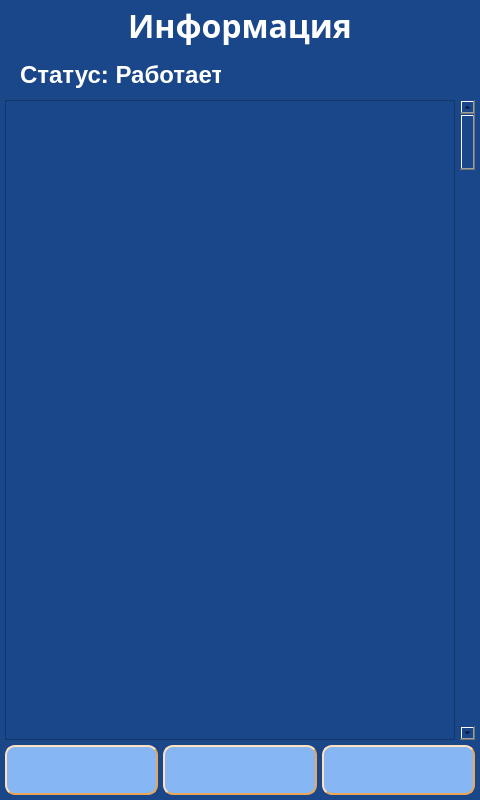
<?xml version="1.0" encoding="UTF-8"?>
<ui version="4.0">
 <class>screen_2_help</class>
 <widget class="QWidget" name="screen_2_help">
  <property name="geometry">
   <rect>
    <x>0</x>
    <y>0</y>
    <width>480</width>
    <height>800</height>
   </rect>
  </property>
  <property name="windowTitle">
   <string>screen_2_help</string>
  </property>
  <property name="styleSheet">
   <string notr="true">QWidget{
	background-color: #1A4789;
}
QLabel {
	background: none;
	color: #FFFFFF;
	border-width: 0px;
	border-radius: 0px;
}
#background {
	color: #FFFFFF;
	background-color: #1A4789;
	border-width: 2px;
	border-style: groove;
	border-color: #ff9923;
	border-radius: 0px;
}
QPushButton {
	color: #000000;
	background-color: #86B7F4;
	border-width: 2px;
	border-style: outset;
	border-color: #EAA657;
	border-radius: 10px;
}</string>
  </property>
  <widget class="QTextEdit" name="text_window">
   <property name="geometry">
    <rect>
     <x>5</x>
     <y>100</y>
     <width>450</width>
     <height>640</height>
    </rect>
   </property>
   <property name="palette">
    <palette>
     <active>
      <colorrole role="WindowText">
       <brush brushstyle="SolidPattern">
        <color alpha="255">
         <red>255</red>
         <green>255</green>
         <blue>255</blue>
        </color>
       </brush>
      </colorrole>
      <colorrole role="Button">
       <brush brushstyle="SolidPattern">
        <color alpha="255">
         <red>26</red>
         <green>71</green>
         <blue>137</blue>
        </color>
       </brush>
      </colorrole>
      <colorrole role="Text">
       <brush brushstyle="SolidPattern">
        <color alpha="255">
         <red>255</red>
         <green>255</green>
         <blue>255</blue>
        </color>
       </brush>
      </colorrole>
      <colorrole role="ButtonText">
       <brush brushstyle="SolidPattern">
        <color alpha="255">
         <red>255</red>
         <green>255</green>
         <blue>255</blue>
        </color>
       </brush>
      </colorrole>
      <colorrole role="Base">
       <brush brushstyle="SolidPattern">
        <color alpha="255">
         <red>26</red>
         <green>71</green>
         <blue>137</blue>
        </color>
       </brush>
      </colorrole>
      <colorrole role="Window">
       <brush brushstyle="SolidPattern">
        <color alpha="255">
         <red>26</red>
         <green>71</green>
         <blue>137</blue>
        </color>
       </brush>
      </colorrole>
      <colorrole role="PlaceholderText">
       <brush brushstyle="NoBrush">
        <color alpha="128">
         <red>255</red>
         <green>255</green>
         <blue>255</blue>
        </color>
       </brush>
      </colorrole>
     </active>
     <inactive>
      <colorrole role="WindowText">
       <brush brushstyle="SolidPattern">
        <color alpha="255">
         <red>255</red>
         <green>255</green>
         <blue>255</blue>
        </color>
       </brush>
      </colorrole>
      <colorrole role="Button">
       <brush brushstyle="SolidPattern">
        <color alpha="255">
         <red>26</red>
         <green>71</green>
         <blue>137</blue>
        </color>
       </brush>
      </colorrole>
      <colorrole role="Text">
       <brush brushstyle="SolidPattern">
        <color alpha="255">
         <red>255</red>
         <green>255</green>
         <blue>255</blue>
        </color>
       </brush>
      </colorrole>
      <colorrole role="ButtonText">
       <brush brushstyle="SolidPattern">
        <color alpha="255">
         <red>255</red>
         <green>255</green>
         <blue>255</blue>
        </color>
       </brush>
      </colorrole>
      <colorrole role="Base">
       <brush brushstyle="SolidPattern">
        <color alpha="255">
         <red>26</red>
         <green>71</green>
         <blue>137</blue>
        </color>
       </brush>
      </colorrole>
      <colorrole role="Window">
       <brush brushstyle="SolidPattern">
        <color alpha="255">
         <red>26</red>
         <green>71</green>
         <blue>137</blue>
        </color>
       </brush>
      </colorrole>
      <colorrole role="PlaceholderText">
       <brush brushstyle="NoBrush">
        <color alpha="128">
         <red>255</red>
         <green>255</green>
         <blue>255</blue>
        </color>
       </brush>
      </colorrole>
     </inactive>
     <disabled>
      <colorrole role="WindowText">
       <brush brushstyle="SolidPattern">
        <color alpha="255">
         <red>255</red>
         <green>255</green>
         <blue>255</blue>
        </color>
       </brush>
      </colorrole>
      <colorrole role="Button">
       <brush brushstyle="SolidPattern">
        <color alpha="255">
         <red>26</red>
         <green>71</green>
         <blue>137</blue>
        </color>
       </brush>
      </colorrole>
      <colorrole role="Text">
       <brush brushstyle="SolidPattern">
        <color alpha="255">
         <red>255</red>
         <green>255</green>
         <blue>255</blue>
        </color>
       </brush>
      </colorrole>
      <colorrole role="ButtonText">
       <brush brushstyle="SolidPattern">
        <color alpha="255">
         <red>255</red>
         <green>255</green>
         <blue>255</blue>
        </color>
       </brush>
      </colorrole>
      <colorrole role="Base">
       <brush brushstyle="SolidPattern">
        <color alpha="255">
         <red>26</red>
         <green>71</green>
         <blue>137</blue>
        </color>
       </brush>
      </colorrole>
      <colorrole role="Window">
       <brush brushstyle="SolidPattern">
        <color alpha="255">
         <red>26</red>
         <green>71</green>
         <blue>137</blue>
        </color>
       </brush>
      </colorrole>
      <colorrole role="PlaceholderText">
       <brush brushstyle="NoBrush">
        <color alpha="128">
         <red>255</red>
         <green>255</green>
         <blue>255</blue>
        </color>
       </brush>
      </colorrole>
     </disabled>
    </palette>
   </property>
   <property name="font">
    <font>
     <pointsize>10</pointsize>
    </font>
   </property>
   <property name="styleSheet">
    <string notr="true">color: rgb(255, 255, 255);</string>
   </property>
   <property name="html">
    <string>&lt;!DOCTYPE HTML PUBLIC &quot;-//W3C//DTD HTML 4.0//EN&quot; &quot;http://www.w3.org/TR/REC-html40/strict.dtd&quot;&gt;
&lt;html&gt;&lt;head&gt;&lt;meta name=&quot;qrichtext&quot; content=&quot;1&quot; /&gt;&lt;style type=&quot;text/css&quot;&gt;
p, li { white-space: pre-wrap; }
&lt;/style&gt;&lt;/head&gt;&lt;body style=&quot; font-family:'MS Shell Dlg 2'; font-size:10pt; font-weight:400; font-style:normal;&quot;&gt;
&lt;p style=&quot;-qt-paragraph-type:empty; margin-top:0px; margin-bottom:0px; margin-left:0px; margin-right:0px; -qt-block-indent:0; text-indent:0px;&quot;&gt;&lt;br /&gt;&lt;/p&gt;&lt;/body&gt;&lt;/html&gt;</string>
   </property>
  </widget>
  <widget class="QPushButton" name="btn_up">
   <property name="enabled">
    <bool>true</bool>
   </property>
   <property name="geometry">
    <rect>
     <x>5</x>
     <y>745</y>
     <width>153</width>
     <height>50</height>
    </rect>
   </property>
   <property name="minimumSize">
    <size>
     <width>0</width>
     <height>0</height>
    </size>
   </property>
   <property name="font">
    <font>
     <family>Arial Black</family>
     <pointsize>16</pointsize>
     <weight>75</weight>
     <bold>true</bold>
    </font>
   </property>
   <property name="styleSheet">
    <string notr="true">color: #000000;
background-color: #86B7F4;
border-width: 2px;
border-style: outset;
border-color: #EAA657;
border-radius: 10px;</string>
   </property>
   <property name="text">
    <string/>
   </property>
   <property name="icon">
    <iconset resource="../img/resources.qrc">
     <normaloff>:/icons/up.png</normaloff>:/icons/up.png</iconset>
   </property>
   <property name="iconSize">
    <size>
     <width>51</width>
     <height>51</height>
    </size>
   </property>
  </widget>
  <widget class="QPushButton" name="btn_back">
   <property name="enabled">
    <bool>true</bool>
   </property>
   <property name="geometry">
    <rect>
     <x>163</x>
     <y>745</y>
     <width>154</width>
     <height>50</height>
    </rect>
   </property>
   <property name="minimumSize">
    <size>
     <width>0</width>
     <height>0</height>
    </size>
   </property>
   <property name="font">
    <font>
     <family>Arial Black</family>
     <pointsize>16</pointsize>
     <weight>75</weight>
     <bold>true</bold>
    </font>
   </property>
   <property name="styleSheet">
    <string notr="true">color: #000000;
background-color: #86B7F4;
border-width: 2px;
border-style: outset;
border-color: #EAA657;
border-radius: 10px;</string>
   </property>
   <property name="text">
    <string/>
   </property>
   <property name="icon">
    <iconset resource="../img/resources.qrc">
     <normaloff>:/icons/back.png</normaloff>:/icons/back.png</iconset>
   </property>
   <property name="iconSize">
    <size>
     <width>51</width>
     <height>51</height>
    </size>
   </property>
  </widget>
  <widget class="QLabel" name="lbl_status">
   <property name="geometry">
    <rect>
     <x>20</x>
     <y>55</y>
     <width>201</width>
     <height>40</height>
    </rect>
   </property>
   <property name="palette">
    <palette>
     <active>
      <colorrole role="WindowText">
       <brush brushstyle="SolidPattern">
        <color alpha="255">
         <red>255</red>
         <green>255</green>
         <blue>255</blue>
        </color>
       </brush>
      </colorrole>
      <colorrole role="Button">
       <brush brushstyle="SolidPattern">
        <color alpha="255">
         <red>26</red>
         <green>71</green>
         <blue>137</blue>
        </color>
       </brush>
      </colorrole>
      <colorrole role="Text">
       <brush brushstyle="SolidPattern">
        <color alpha="255">
         <red>255</red>
         <green>255</green>
         <blue>255</blue>
        </color>
       </brush>
      </colorrole>
      <colorrole role="ButtonText">
       <brush brushstyle="SolidPattern">
        <color alpha="255">
         <red>255</red>
         <green>255</green>
         <blue>255</blue>
        </color>
       </brush>
      </colorrole>
      <colorrole role="Base">
       <brush brushstyle="SolidPattern">
        <color alpha="255">
         <red>26</red>
         <green>71</green>
         <blue>137</blue>
        </color>
       </brush>
      </colorrole>
      <colorrole role="Window">
       <brush brushstyle="SolidPattern">
        <color alpha="255">
         <red>26</red>
         <green>71</green>
         <blue>137</blue>
        </color>
       </brush>
      </colorrole>
      <colorrole role="PlaceholderText">
       <brush brushstyle="NoBrush">
        <color alpha="128">
         <red>255</red>
         <green>255</green>
         <blue>255</blue>
        </color>
       </brush>
      </colorrole>
     </active>
     <inactive>
      <colorrole role="WindowText">
       <brush brushstyle="SolidPattern">
        <color alpha="255">
         <red>255</red>
         <green>255</green>
         <blue>255</blue>
        </color>
       </brush>
      </colorrole>
      <colorrole role="Button">
       <brush brushstyle="SolidPattern">
        <color alpha="255">
         <red>26</red>
         <green>71</green>
         <blue>137</blue>
        </color>
       </brush>
      </colorrole>
      <colorrole role="Text">
       <brush brushstyle="SolidPattern">
        <color alpha="255">
         <red>255</red>
         <green>255</green>
         <blue>255</blue>
        </color>
       </brush>
      </colorrole>
      <colorrole role="ButtonText">
       <brush brushstyle="SolidPattern">
        <color alpha="255">
         <red>255</red>
         <green>255</green>
         <blue>255</blue>
        </color>
       </brush>
      </colorrole>
      <colorrole role="Base">
       <brush brushstyle="SolidPattern">
        <color alpha="255">
         <red>26</red>
         <green>71</green>
         <blue>137</blue>
        </color>
       </brush>
      </colorrole>
      <colorrole role="Window">
       <brush brushstyle="SolidPattern">
        <color alpha="255">
         <red>26</red>
         <green>71</green>
         <blue>137</blue>
        </color>
       </brush>
      </colorrole>
      <colorrole role="PlaceholderText">
       <brush brushstyle="NoBrush">
        <color alpha="128">
         <red>255</red>
         <green>255</green>
         <blue>255</blue>
        </color>
       </brush>
      </colorrole>
     </inactive>
     <disabled>
      <colorrole role="WindowText">
       <brush brushstyle="SolidPattern">
        <color alpha="255">
         <red>255</red>
         <green>255</green>
         <blue>255</blue>
        </color>
       </brush>
      </colorrole>
      <colorrole role="Button">
       <brush brushstyle="SolidPattern">
        <color alpha="255">
         <red>26</red>
         <green>71</green>
         <blue>137</blue>
        </color>
       </brush>
      </colorrole>
      <colorrole role="Text">
       <brush brushstyle="SolidPattern">
        <color alpha="255">
         <red>255</red>
         <green>255</green>
         <blue>255</blue>
        </color>
       </brush>
      </colorrole>
      <colorrole role="ButtonText">
       <brush brushstyle="SolidPattern">
        <color alpha="255">
         <red>255</red>
         <green>255</green>
         <blue>255</blue>
        </color>
       </brush>
      </colorrole>
      <colorrole role="Base">
       <brush brushstyle="SolidPattern">
        <color alpha="255">
         <red>26</red>
         <green>71</green>
         <blue>137</blue>
        </color>
       </brush>
      </colorrole>
      <colorrole role="Window">
       <brush brushstyle="SolidPattern">
        <color alpha="255">
         <red>26</red>
         <green>71</green>
         <blue>137</blue>
        </color>
       </brush>
      </colorrole>
      <colorrole role="PlaceholderText">
       <brush brushstyle="NoBrush">
        <color alpha="128">
         <red>255</red>
         <green>255</green>
         <blue>255</blue>
        </color>
       </brush>
      </colorrole>
     </disabled>
    </palette>
   </property>
   <property name="font">
    <font>
     <family>Arial</family>
     <pointsize>18</pointsize>
     <weight>75</weight>
     <bold>true</bold>
    </font>
   </property>
   <property name="styleSheet">
    <string notr="true">color: #FFFFFF;
background-color: #1A4789;
border-width: 0px;
border-radius: 0px;</string>
   </property>
   <property name="text">
    <string>&lt;html&gt;&lt;head/&gt;&lt;body&gt;&lt;p&gt;Статус: Работает&lt;/p&gt;&lt;/body&gt;&lt;/html&gt;</string>
   </property>
   <property name="alignment">
    <set>Qt::AlignCenter</set>
   </property>
  </widget>
  <widget class="QScrollBar" name="ScrollBar">
   <property name="geometry">
    <rect>
     <x>460</x>
     <y>100</y>
     <width>15</width>
     <height>640</height>
    </rect>
   </property>
   <property name="orientation">
    <enum>Qt::Vertical</enum>
   </property>
  </widget>
  <widget class="QPushButton" name="btn_down">
   <property name="enabled">
    <bool>true</bool>
   </property>
   <property name="geometry">
    <rect>
     <x>322</x>
     <y>745</y>
     <width>153</width>
     <height>50</height>
    </rect>
   </property>
   <property name="minimumSize">
    <size>
     <width>0</width>
     <height>0</height>
    </size>
   </property>
   <property name="font">
    <font>
     <family>Arial Black</family>
     <pointsize>16</pointsize>
     <weight>75</weight>
     <bold>true</bold>
    </font>
   </property>
   <property name="styleSheet">
    <string notr="true">color: #000000;
background-color: #86B7F4;
border-width: 2px;
border-style: outset;
border-color: #EAA657;
border-radius: 10px;</string>
   </property>
   <property name="text">
    <string/>
   </property>
   <property name="icon">
    <iconset resource="../img/resources.qrc">
     <normaloff>:/icons/down.png</normaloff>:/icons/down.png</iconset>
   </property>
   <property name="iconSize">
    <size>
     <width>51</width>
     <height>51</height>
    </size>
   </property>
  </widget>
  <widget class="QLabel" name="lbl_info_1">
   <property name="geometry">
    <rect>
     <x>110</x>
     <y>5</y>
     <width>260</width>
     <height>40</height>
    </rect>
   </property>
   <property name="palette">
    <palette>
     <active>
      <colorrole role="WindowText">
       <brush brushstyle="SolidPattern">
        <color alpha="255">
         <red>255</red>
         <green>255</green>
         <blue>255</blue>
        </color>
       </brush>
      </colorrole>
      <colorrole role="Button">
       <brush brushstyle="SolidPattern">
        <color alpha="255">
         <red>26</red>
         <green>71</green>
         <blue>137</blue>
        </color>
       </brush>
      </colorrole>
      <colorrole role="Text">
       <brush brushstyle="SolidPattern">
        <color alpha="255">
         <red>255</red>
         <green>255</green>
         <blue>255</blue>
        </color>
       </brush>
      </colorrole>
      <colorrole role="ButtonText">
       <brush brushstyle="SolidPattern">
        <color alpha="255">
         <red>255</red>
         <green>255</green>
         <blue>255</blue>
        </color>
       </brush>
      </colorrole>
      <colorrole role="Base">
       <brush brushstyle="SolidPattern">
        <color alpha="255">
         <red>26</red>
         <green>71</green>
         <blue>137</blue>
        </color>
       </brush>
      </colorrole>
      <colorrole role="Window">
       <brush brushstyle="SolidPattern">
        <color alpha="255">
         <red>26</red>
         <green>71</green>
         <blue>137</blue>
        </color>
       </brush>
      </colorrole>
      <colorrole role="PlaceholderText">
       <brush brushstyle="NoBrush">
        <color alpha="128">
         <red>255</red>
         <green>255</green>
         <blue>255</blue>
        </color>
       </brush>
      </colorrole>
     </active>
     <inactive>
      <colorrole role="WindowText">
       <brush brushstyle="SolidPattern">
        <color alpha="255">
         <red>255</red>
         <green>255</green>
         <blue>255</blue>
        </color>
       </brush>
      </colorrole>
      <colorrole role="Button">
       <brush brushstyle="SolidPattern">
        <color alpha="255">
         <red>26</red>
         <green>71</green>
         <blue>137</blue>
        </color>
       </brush>
      </colorrole>
      <colorrole role="Text">
       <brush brushstyle="SolidPattern">
        <color alpha="255">
         <red>255</red>
         <green>255</green>
         <blue>255</blue>
        </color>
       </brush>
      </colorrole>
      <colorrole role="ButtonText">
       <brush brushstyle="SolidPattern">
        <color alpha="255">
         <red>255</red>
         <green>255</green>
         <blue>255</blue>
        </color>
       </brush>
      </colorrole>
      <colorrole role="Base">
       <brush brushstyle="SolidPattern">
        <color alpha="255">
         <red>26</red>
         <green>71</green>
         <blue>137</blue>
        </color>
       </brush>
      </colorrole>
      <colorrole role="Window">
       <brush brushstyle="SolidPattern">
        <color alpha="255">
         <red>26</red>
         <green>71</green>
         <blue>137</blue>
        </color>
       </brush>
      </colorrole>
      <colorrole role="PlaceholderText">
       <brush brushstyle="NoBrush">
        <color alpha="128">
         <red>255</red>
         <green>255</green>
         <blue>255</blue>
        </color>
       </brush>
      </colorrole>
     </inactive>
     <disabled>
      <colorrole role="WindowText">
       <brush brushstyle="SolidPattern">
        <color alpha="255">
         <red>255</red>
         <green>255</green>
         <blue>255</blue>
        </color>
       </brush>
      </colorrole>
      <colorrole role="Button">
       <brush brushstyle="SolidPattern">
        <color alpha="255">
         <red>26</red>
         <green>71</green>
         <blue>137</blue>
        </color>
       </brush>
      </colorrole>
      <colorrole role="Text">
       <brush brushstyle="SolidPattern">
        <color alpha="255">
         <red>255</red>
         <green>255</green>
         <blue>255</blue>
        </color>
       </brush>
      </colorrole>
      <colorrole role="ButtonText">
       <brush brushstyle="SolidPattern">
        <color alpha="255">
         <red>255</red>
         <green>255</green>
         <blue>255</blue>
        </color>
       </brush>
      </colorrole>
      <colorrole role="Base">
       <brush brushstyle="SolidPattern">
        <color alpha="255">
         <red>26</red>
         <green>71</green>
         <blue>137</blue>
        </color>
       </brush>
      </colorrole>
      <colorrole role="Window">
       <brush brushstyle="SolidPattern">
        <color alpha="255">
         <red>26</red>
         <green>71</green>
         <blue>137</blue>
        </color>
       </brush>
      </colorrole>
      <colorrole role="PlaceholderText">
       <brush brushstyle="NoBrush">
        <color alpha="128">
         <red>255</red>
         <green>255</green>
         <blue>255</blue>
        </color>
       </brush>
      </colorrole>
     </disabled>
    </palette>
   </property>
   <property name="font">
    <font>
     <family>Arial Black</family>
     <pointsize>24</pointsize>
     <weight>75</weight>
     <bold>true</bold>
    </font>
   </property>
   <property name="styleSheet">
    <string notr="true">color: #FFFFFF;
background-color: #1A4789;
border-width: 0px;
border-radius: 0px;</string>
   </property>
   <property name="text">
    <string>Информация</string>
   </property>
   <property name="alignment">
    <set>Qt::AlignCenter</set>
   </property>
  </widget>
 </widget>
 <resources>
  <include location="../img/resources.qrc"/>
 </resources>
 <connections/>
</ui>
